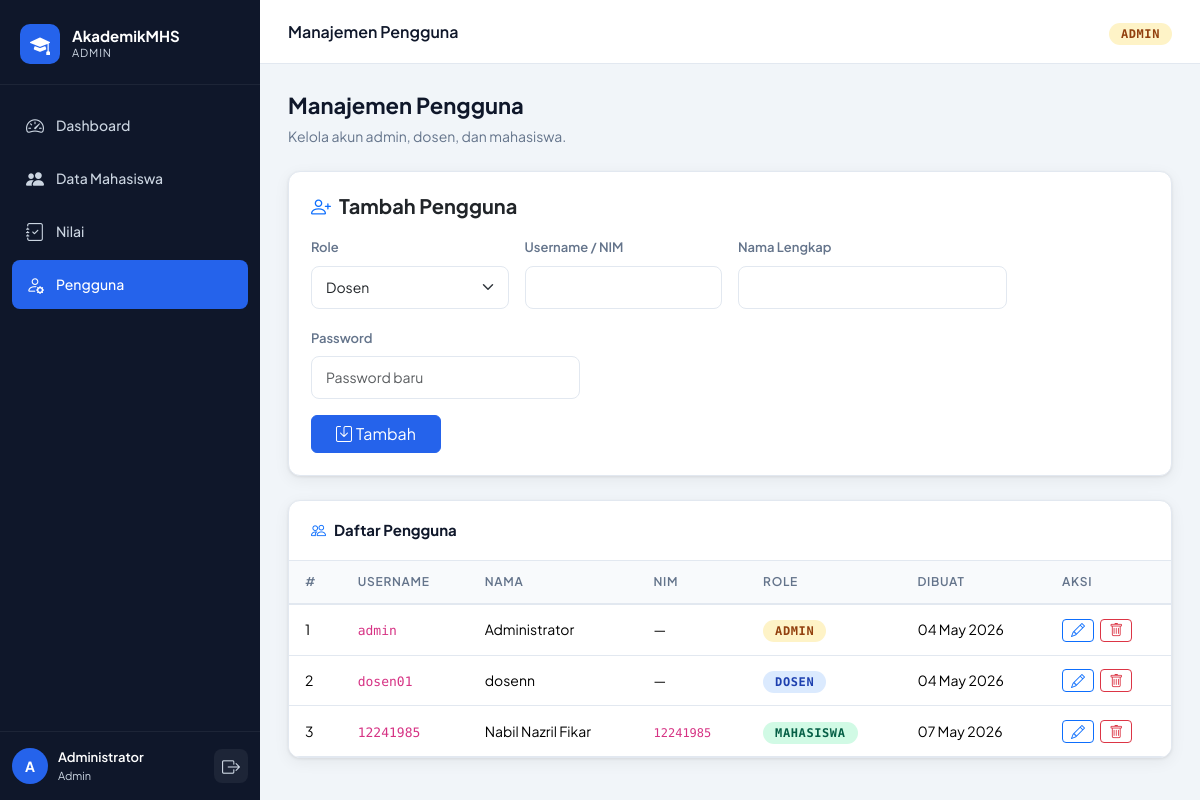
The page /pages/admin/users.php (signed in) on the database its author committed.
### tables this page shows
CREATE TABLE `users` (
  `id` int(11) NOT NULL,
  `username` varchar(50) NOT NULL,
  `nama` varchar(100) NOT NULL,
  `password` varchar(255) NOT NULL,
  `hakakses` enum('admin','dosen','mahasiswa') NOT NULL DEFAULT 'dosen',
  `nim` varchar(20) DEFAULT NULL,
  `created_at` timestamp NOT NULL DEFAULT current_timestamp()
);

### pages/admin/users.php (the view, shortened to what this page needs)
<?php
require_once '../../includes/config.php';
$editData = null;
$users = $conn->query("SELECT * FROM users ORDER BY hakakses, nama");
require_once '../../includes/header.php';
?>
<div class="page-heading">
    <h1>Manajemen Pengguna</h1>
    <p>Kelola akun admin, dosen, dan mahasiswa.</p>
</div>
<div class="card mb-4">
    <div class="card-body">
        <h5 class="fw-bold mb-3"><i class="bi bi-person-plus me-2 text-primary"></i><?= $editData ? 'Edit' : 'Tambah' ?> Pengguna</h5>
        <form method="POST" id="userForm">
            <div class="row g-3">
                <div class="col-md-3">
                    <label class="form-label">Role</label>
                    <select name="hakakses" class="form-select" id="hakaksesSelect">
                        <?php foreach (['admin','dosen','mahasiswa'] as $r): ?>
                        <option value="<?= $r ?>" <?= ($editData['hakakses'] ?? 'dosen') === $r ? 'selected' : '' ?>><?= ucfirst($r) ?></option>
                        <?php endforeach; ?>
                    </select>
                </div>
                <div class="col-md-3">
                    <label class="form-label">Username / NIM</label>
                    <input type="text" name="username" class="form-control" required value="<?= htmlspecialchars($editData['username'] ?? '') ?>">
                </div>
                <div class="col-md-4">
                    <label class="form-label">Nama Lengkap</label>
                    <input type="text" name="nama" class="form-control" required value="<?= htmlspecialchars($editData['nama'] ?? '') ?>">
                </div>
                <div class="col-md-4">
                    <label class="form-label">Password <?= $editData ? '<small class="text-muted">(kosongkan jika tidak diubah)</small>' : '' ?></label>
                    <input type="password" name="password" class="form-control" <?= $editData ? '' : 'required' ?> placeholder="<?= $editData ? 'Kosongkan jika tidak berubah' : 'Password baru' ?>">
                </div>
            </div>
            <div class="mt-3 d-flex gap-2">
                <button type="submit" class="btn btn-primary px-4">
                    <i class="bi bi-save me-1"></i><?= $editData ? 'Simpan' : 'Tambah' ?>
                </button>
            </div>
        </form>
    </div>
</div>
<div class="table-card">
    <div class="table-card-header">
        <span class="table-card-title"><i class="bi bi-people me-2 text-primary"></i>Daftar Pengguna</span>
    </div>
    <div class="table-responsive">
        <table class="table">
            <thead>
                <tr><th>#</th><th>Username</th><th>Nama</th><th>NIM</th><th>Role</th><th>Dibuat</th><th>Aksi</th></tr>
            </thead>
            <tbody>
                <?php $no=1; while ($row = $users->fetch_assoc()): ?>
                <tr>
                    <td><?= $no++ ?></td>
                    <td><code style="font-family:'DM Mono',monospace;font-size:13px"><?= htmlspecialchars($row['username']) ?></code></td>
                    <td><?= htmlspecialchars($row['nama']) ?></td>
                    <td><?= $row['nim'] ? '<code style="font-family:\'DM Mono\',monospace;font-size:12px">'.$row['nim'].'</code>' : '—' ?></td>
                    <td><span class="badge-role badge-<?= $row['hakakses'] ?>"><?= ucfirst($row['hakakses']) ?></span></td>
                    <td><?= date('d M Y', strtotime($row['created_at'])) ?></td>
                    <td>
                        <a href="users.php?edit=<?= $row['id'] ?>" class="btn btn-sm btn-outline-primary py-0 px-2"><i class="bi bi-pencil"></i></a>
                        <?php if ($row['id'] !== (int)$_SESSION['user_id']): ?>
                        <a href="users.php?delete=<?= $row['id'] ?>" class="btn btn-sm btn-outline-danger py-0 px-2 ms-1"
                           onclick="return confirm('Hapus pengguna ini?')"><i class="bi bi-trash"></i></a>
                        <?php endif; ?>
                    </td>
                </tr>
                <?php endwhile; ?>
            </tbody>
        </table>
    </div>
</div>
<?php require_once '../../includes/footer.php'; ?>

### css/style.css (style rules this page uses)
:root { --primary: #2563EB; --primary-dark:#1D4ED8; --primary-light:#EFF6FF; --accent: #F59E0B; --success: #10B981; --danger: #EF4444; --warning: #F59E0B; --info: #06B6D4; --sidebar-w: 260px; --topbar-h: 64px; --bg: #F1F5F9; --card-bg: #FFFFFF; --sidebar-bg: #0F172A; --sidebar-text:#CBD5E1; --sidebar-active:#2563EB; --text-primary:#0F172A; --text-muted: #64748B; --border: #E2E8F0; --radius: 12px; --radius-sm: 8px; --shadow: 0 1px 3px rgba(0,0,0,.08), 0 4px 16px rgba(0,0,0,.06); --shadow-md: 0 4px 24px rgba(0,0,0,.12); --font-main: 'Plus Jakarta Sans', sans-serif; --font-mono: 'DM Mono', monospace; }
*, *::before, *::after { box-sizing: border-box; margin: 0; padding: 0; }
body { font-family: var(--font-main); background: var(--bg); color: var(--text-primary); display: flex; min-height: 100vh; overflow-x: hidden; }
.badge-role { padding: 4px 12px; border-radius: 20px; font-size: 12px; font-weight: 600; font-family: var(--font-mono); text-transform: uppercase; letter-spacing: .05em; }
.badge-admin { background: #FEF3C7; color: #92400E; }
.badge-dosen { background: #DBEAFE; color: #1E40AF; }
.badge-mahasiswa { background: #D1FAE5; color: #065F46; }
.card { background: var(--card-bg); border: 1px solid var(--border); border-radius: var(--radius); box-shadow: var(--shadow); }
.card-body { padding: 22px; }
.table-card { background: var(--card-bg); border: 1px solid var(--border); border-radius: var(--radius); box-shadow: var(--shadow); overflow: hidden; }
.table-card-header { padding: 18px 22px; border-bottom: 1px solid var(--border); display: flex; align-items: center; justify-content: space-between; gap: 12px; flex-wrap: wrap; }
.table-card-title { font-size: 15px; font-weight: 700; }
.table { margin: 0; }
.table thead th { background: #F8FAFC; border-bottom: 2px solid var(--border); font-size: 12px; font-weight: 600; text-transform: uppercase; letter-spacing: .06em; color: var(--text-muted); padding: 12px 16px; white-space: nowrap; }
.table tbody td { padding: 13px 16px; border-color: var(--border); font-size: 14px; vertical-align: middle; }
.btn-primary { background: var(--primary); border-color: var(--primary); }
.form-control, .form-select { border-color: var(--border); border-radius: var(--radius-sm); font-size: 14px; padding: 10px 14px; }
.form-label { font-size: 13px; font-weight: 600; color: var(--text-muted); }
.page-heading { margin-bottom: 24px; }
.page-heading h1 { font-size: 22px; font-weight: 700; }
.page-heading p { font-size: 14px; color: var(--text-muted); margin-top: 4px; }

### rows shown on the page
users: username "admin", nama "Administrator", hakakses "ADMIN", created_at "04 May 2026"
users: username "dosen01", nama "dosenn", hakakses "DOSEN", created_at "04 May 2026"
users: username "12241985", nama "Nabil Nazril Fikar", nim "12241985", hakakses "MAHASISWA", created_at "07 May 2026"

### other values the page prints
$role "ADMIN"
$link['label'] "Dashboard"
$link['label'] "Data Mahasiswa"
$link['label'] "Nilai"
$link['label'] "Pengguna"
substr($user['nama'] ?? 'U', 0, 1) "A"
$user['nama'] "Administrator"
$role "Admin"
PAGE_TITLE "Manajemen Pengguna"
form field hakakses "Dosen"
